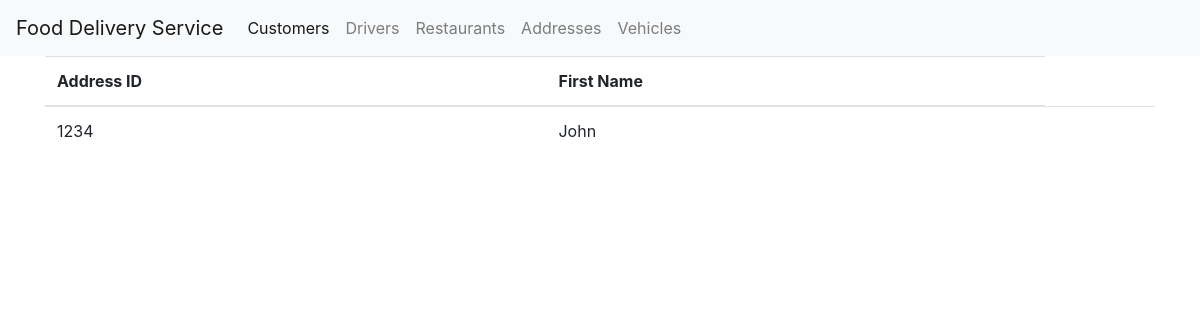
The page /11 on the database as committed earlier.
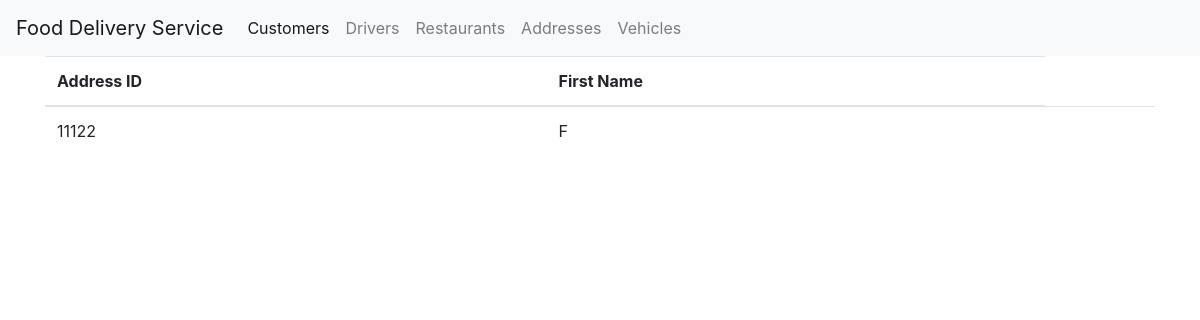
The same page on the database as committed later.
### tables this page shows
CREATE TABLE Customer (
	customer_id integer,
	addressID integer,
	first_name char(50),
    last_name char(50),
	PRIMARY KEY (customer_id),
	FOREIGN KEY (addressID) REFERENCES Address
);

### app.py (the view)
@app.route('/<int:customer_id>')
def customer_helper(customer_id):
    customer = get_customer(customer_id)
    return render_template('customerProfile.html', customer=customer)

### app.py (called while the page is built)
def get_customer(customer_id):
    conn = sqlite3.connect('food_delivery.db')
    cust = conn.execute('SELECT * FROM customer WHERE customer_id = ?',
                        (customer_id,)).fetchone()
    print(cust)
    conn.close()
    if cust is None:
        abort(404)
    return cust

### templates/customerProfile.html
{% extends 'base.html' %}
{% block content %}
<div>
    <table class="table">
        <thead>
        <tr>
            <th scope="col">Address ID</th>
            <th scope="col">First Name</th>
        </tr>
        </thead>
    <tbody>
        <td>{{ customer[1] }} </td>
        <td>{{ customer[2] }} </td>
    <td>
    </tbody>
    </table>
    {% endblock %}

Rows that differ between the two databases and show on the page:
changed Customer: addressID "1234" → "11122"; first_name "John" → "F"
